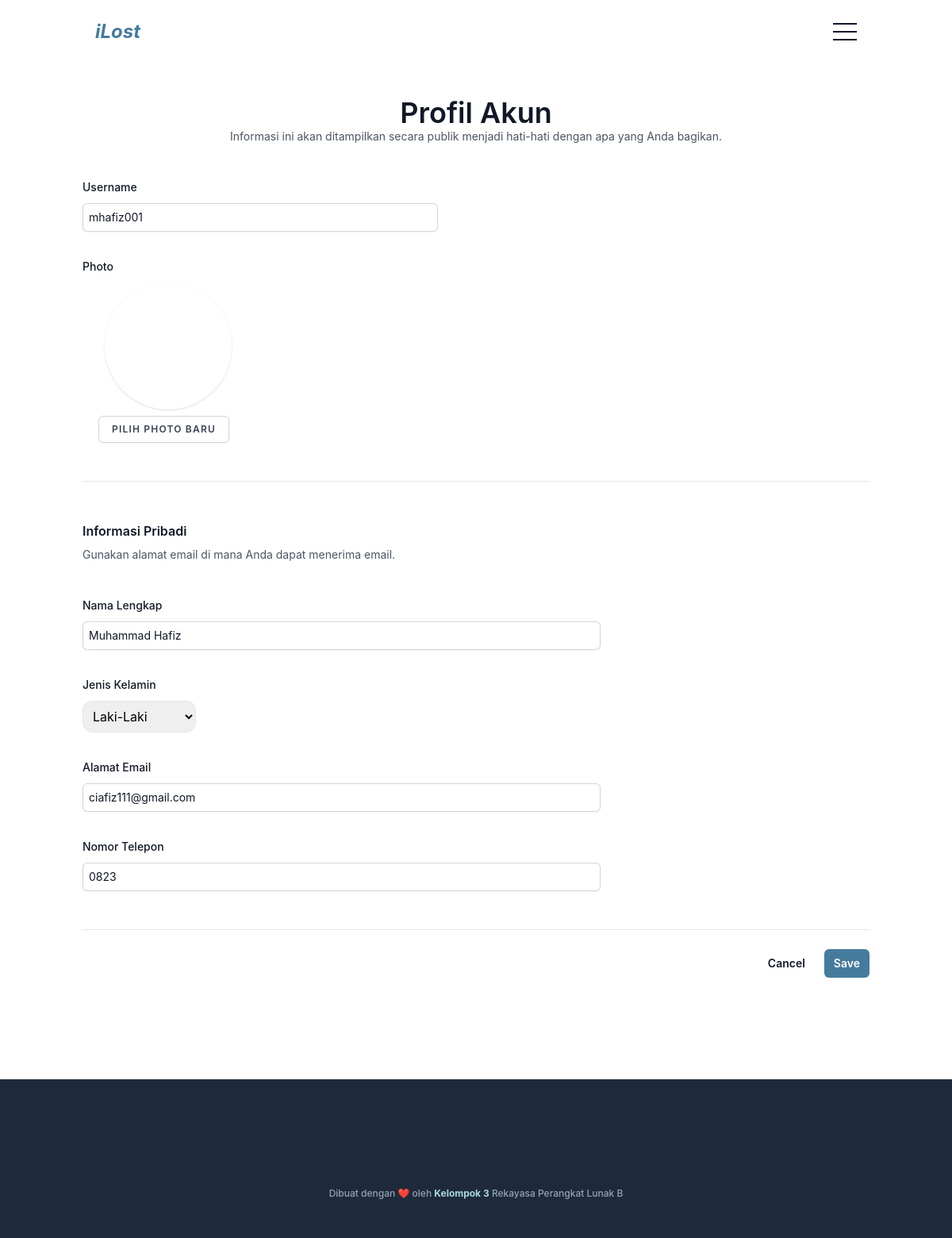
Before: /user/profil.php (signed in) with the older database file.
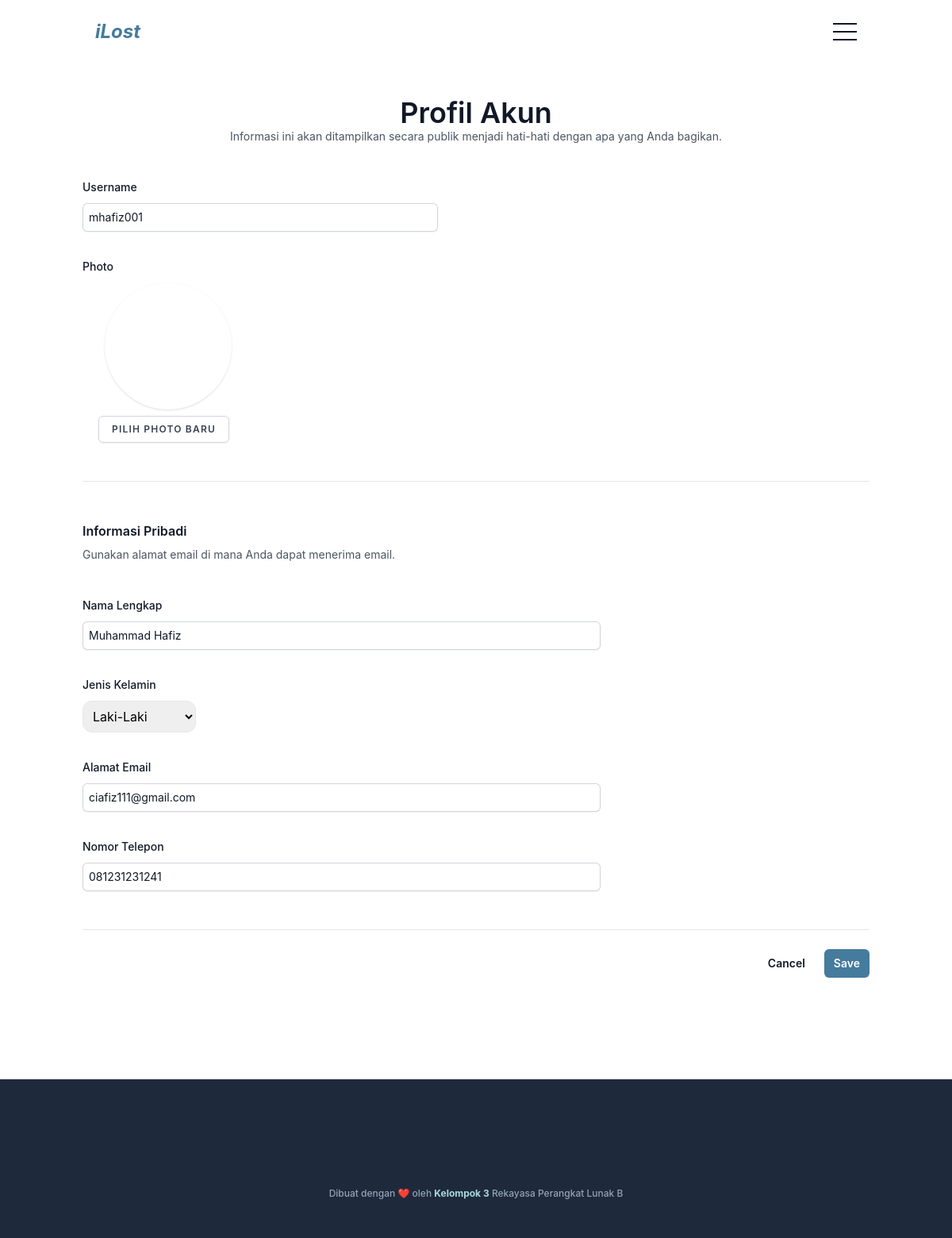
After: the same page with the newer database file.
### tables this page shows
CREATE TABLE `user` (
  `email` varchar(40) NOT NULL,
  `username` varchar(40) DEFAULT NULL,
  `nama` varchar(45) DEFAULT NULL,
  `kelamin` char(1) DEFAULT NULL,
  `password` varchar(255) NOT NULL,
  `gambar` varchar(255) NOT NULL,
  `kontak` varchar(15) DEFAULT NULL
);

### query/functions.php (called while the page is built, shortened)
<?php
$server = "localhost";
$username = "root";
$password = "";
$database = "ilost";
$conn = mysqli_connect($server,$username,$password,$database);
function query($query) {
    global $conn;
    $result = mysqli_query($conn, $query);
    $rows = [];
    while( $row = mysqli_fetch_assoc(($result))) {
        $rows[] = $row;
    }
    return $rows;
}
?>

### user/profil.php (the view, shortened to what the changed rows need)
<?php
include "../query/functions.php";
$emaill = $_SESSION["user"];
$user = query("SELECT * FROM user WHERE email = '$emaill'")[0];
?>
<!DOCTYPE html>
<html lang="en" class="scroll-smooth">
<head>
    <link href="../dist/output.css" rel="stylesheet" />
</head>
<body>
    <section class=" bg-white dark:bg-bcg" id="profil">
        <div class="container py-32">
            <form action="" method="post" enctype="multipart/form-data">
                <div class="space-y-12">
                    <div class="border-b border-gray-900/10 pb-12">
                        <h2 class="text-4xl dark:text-secondary font-semibold leading-7 text-gray-900 text-center">
                            Profil Akun</h2>
                        <div class="mt-10 grid grid-cols-1 gap-x-6 gap-y-8 sm:grid-cols-6">
                            <div class="sm:col-span-4">
                                <div class="mt-2">
                                    <div
                                        class="flex rounded-md shadow-sm ring-1 ring-inset ring-gray-300 focus-within:ring-2 focus-within:ring-inset focus-within:ring-primary sm:max-w-md">
                                        <input type="text" name="username" id="username" require
                                            value="<?= $user['username']; ?>" autocomplete="username"
                                            class="block flex-1 rounded-md border-0 bg-transparent py-1.5 pl-2 text-gray-900  placeholder:text-gray-400 focus:ring-0 sm:text-sm sm:leading-6 dark:border-primary dark:bg-dark dark:text-secondary"
                                            placeholder="janesmith">
                                    </div>
                                </div>
                            </div>
                        </div>
                    </div>
                    <div class="border-b border-gray-900/10 pb-12">
                        <h2 class="text-base font-semibold leading-7 text-gray-900 dark:text-secondary">Informasi
                            Pribadi</h2>
                        <div class="mt-10 grid grid-cols-1 gap-x-6 gap-y-8 sm:grid-cols-6">
                            <div class="sm:col-span-4">
                                <div class="mt-2">
                                    <input type="text" name="nama" id="name" autocomplete="given-name" require
                                        value="<?= $user['nama']; ?>"
                                        class="block w-full rounded-md border-0 py-1.5 pl-2 text-gray-900 shadow-sm ring-1 ring-inset ring-gray-300 placeholder:text-gray-400 focus:ring-2 focus:ring-inset focus:ring-primary dark:border-primary dark:bg-dark dark:text-secondary sm:text-sm sm:leading-6">
                                </div>
                            </div>
                            <div class="sm:col-span-4">
                                <div class="mt-2">
                                    <select
                                        class="p-2 rounded-xl border dark:border-primary dark:bg-dark dark:text-secondary"
                                        name="kelamin">
                                        <option value="L" <?php if($user["kelamin"]=="L"){echo "selected";} ?>>Laki-Laki
                                        </option>
                                    </select>
                                </div>
                            </div>
                            <div class="sm:col-span-4">
                                <div class="mt-2">
                                    <input id="email" name="email" type="email" autocomplete="email" require
                                        value="<?= $user['email']; ?>"
                                        class="block w-full rounded-md border-0 py-1.5 pl-2 text-gray-900 shadow-sm ring-1 ring-inset ring-gray-300 placeholder:text-gray-400 focus:ring-2 focus:ring-inset focus:ring-primary sm:text-sm sm:leading-6 dark:border-primary dark:bg-dark dark:text-secondary">
                                </div>
                            </div>
                            <div class="sm:col-span-4">
                                <div class="mt-2">
                                    <input id="kontak" name="kontak" type="number" require
                                        value="<?= $user['kontak']; ?>" placeholder="0812xxxx"
                                        class="block w-full rounded-md border-0 py-1.5 pl-2 text-gray-900 shadow-sm ring-1 ring-inset ring-gray-300 placeholder:text-gray-400 focus:ring-2 focus:ring-inset focus:ring-primary sm:text-sm sm:leading-6 dark:border-primary dark:bg-dark dark:text-secondary">
                                </div>
                            </div>
                        </div>
                    </div>
                </div>
            </form>
        </div>
    </section>
</body>
</html>

Changed rows visible on the page:
changed user "mhafiz001": kontak "0823" → "081231231241"
